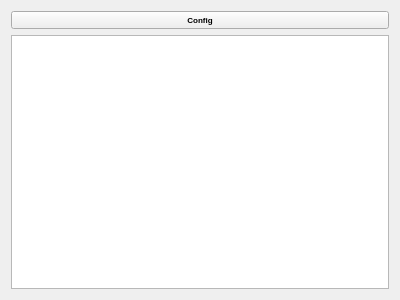
<?xml version="1.0" encoding="UTF-8"?>
<ui version="4.0">
 <class>Widget</class>
 <widget class="QWidget" name="Widget">
  <property name="geometry">
   <rect>
    <x>0</x>
    <y>0</y>
    <width>400</width>
    <height>300</height>
   </rect>
  </property>
  <property name="windowTitle">
   <string>弹幕丫</string>
  </property>
  <property name="styleSheet">
   <string notr="true"/>
  </property>
  <layout class="QGridLayout" name="gridLayout">
   <item row="1" column="0">
    <widget class="QTextBrowser" name="textBrowser">
     <property name="font">
      <font>
       <family>Microsoft YaHei</family>
       <pointsize>10</pointsize>
       <weight>75</weight>
       <bold>true</bold>
      </font>
     </property>
     <property name="verticalScrollBarPolicy">
      <enum>Qt::ScrollBarAlwaysOff</enum>
     </property>
     <property name="horizontalScrollBarPolicy">
      <enum>Qt::ScrollBarAlwaysOff</enum>
     </property>
    </widget>
   </item>
   <item row="0" column="0">
    <widget class="QPushButton" name="pushButton">
     <property name="sizePolicy">
      <sizepolicy hsizetype="Minimum" vsizetype="Minimum">
       <horstretch>0</horstretch>
       <verstretch>0</verstretch>
      </sizepolicy>
     </property>
     <property name="font">
      <font>
       <family>Microsoft YaHei UI</family>
       <pointsize>6</pointsize>
       <weight>75</weight>
       <bold>true</bold>
      </font>
     </property>
     <property name="text">
      <string>Config</string>
     </property>
    </widget>
   </item>
  </layout>
 </widget>
 <layoutdefault spacing="6" margin="11"/>
 <resources/>
 <connections/>
</ui>
